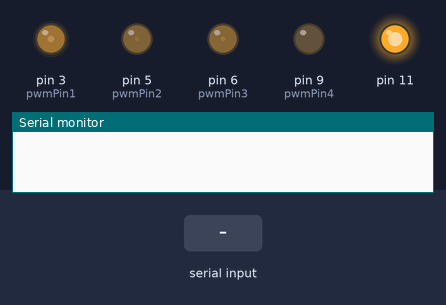
This sketch was run on a simulated Arduino Uno, built with avr-gcc and run on an emulated ATmega328P. Parts: output pins drawn as LEDs (lit = HIGH), the last lines printed to the serial monitor. The test bench sets the inputs (shaded band).

Above: at 1.2 s.
1.3 s: "90 45\n" received over Serial
At 1.6 s:
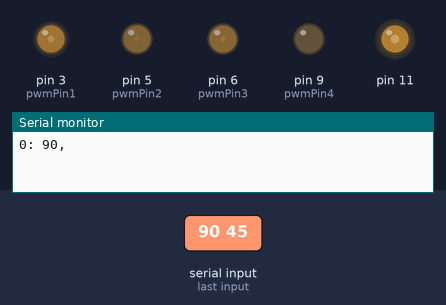
2.8 s: "30 150\n" received over Serial
At 3.9 s:
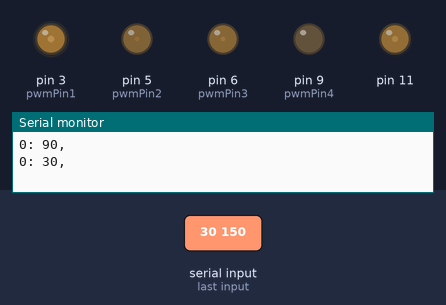
Timing chart, 0 to 5.8 s (numbered marks = the images above; inputs shaded):
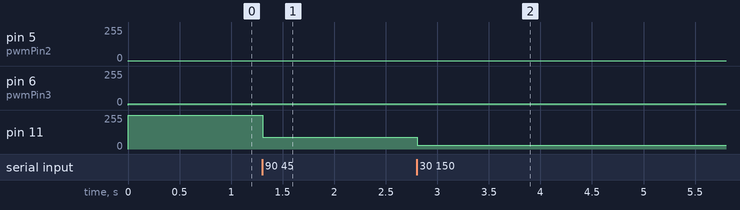

Measured:
- after the input at 1.3 s, pin 11: 255/255 → 90/255 at once
- after the input at 2.8 s, pin 11: 90/255 → 30/255 at once

The sketch:

Uno.ino
```cpp
// (licence header left out)
#define serialBaud 9600
#define pwmPin1 3
#define pwmPin2 5
#define pwmPin3 6
#define pwmPin4 9

void setup() {
  DDRB |= (1<<DDB1);                        // Set Pin B1 as Output (OC1A)

  //OC0A PD6, Chip12, 6
  //OC0B PD5, Chip11, 5
  //OC1A, PD1, Chip15, 1,
  //OC1B, PD2, Chip16, 2,
  //OC2A, PD11, Chip17, 11
  //OC2B, PD3, Chip5, 3

  // Set Ports to Output mode
  // PinMode(1, OUTPUT); //  15
  // pinMode(2, OUTPUT); // 16
  pinMode(3, OUTPUT); //  5
  pinMode(11, OUTPUT); // 17
  pinMode(6, OUTPUT);  // 12
  pinMode(5, OUTPUT);  // 11

  // Set Timer 1 & 2 to Fast PWM
  // TCCR1A = _BV(COM1A1) | _BV(COM1B1) | _BV(WGM12); // Fast PWM mode
  TCCR2A = _BV(COM2A1) | _BV(COM2B1) | _BV(WGM21) | _BV(WGM20);
  TCCR2B = _BV(CS22);
  TCCR0A = _BV(COM2A1) | _BV(COM2B1) | _BV(WGM21) | _BV(WGM20);
  TCCR0B = _BV(CS22);

  // TCCR0A = (1|0|1|0|0|0|1|1);
  // TCCR0B = (0|0|0|0|1|0|1|1);
  // TCCR1A = ;    // Timer 1 is 16 bit, not 8bit
  // TCCR1B = ;
  // TCCR2A = (1|0|1|0|0|0|1|1);
  // TCCR2B = (0|0|0|0|1|1|0|0);
  OCR2A = 255; // 11
  OCR2B = 50; // 3
  OCR0A = 10; // 6
  OCR0B = 1;  // 5
  // ICR1 = 8191;                                           // Set the number of PWM steps
  Serial.begin(serialBaud);                                      // Start communication with serial monitor
}

void loop() {
 String str = Serial.readStringUntil('\n');
 char *array;
 int len = str.length();
 String lastLine = "";
 int curVal = 0;

for (int i = 0; i <= len; i++)
 {
    if(str[i] == ' '){
      int val = lastLine.toInt();
      switch(curVal){
        case 0:
          OCR2A = val;
          break;
        case 1:
          OCR2B = val;
          break;
        case 2:
          OCR0A = val;
          break;
        case 3:
          OCR0B = val;
          break;
        default:
          break;
      }
      lastLine = "";
      Serial.print(String(curVal) + ": " + String(val) + ", ");
      curVal += 1;
      continue;
    }
    lastLine = lastLine + str[i];
 }
 Serial.println("");                                  // Print current PWM setting on serial monitor

 // Serial.println(str + "  [" + String(len) + "]");                                  // Print current PWM setting on serial monitor
}
```
